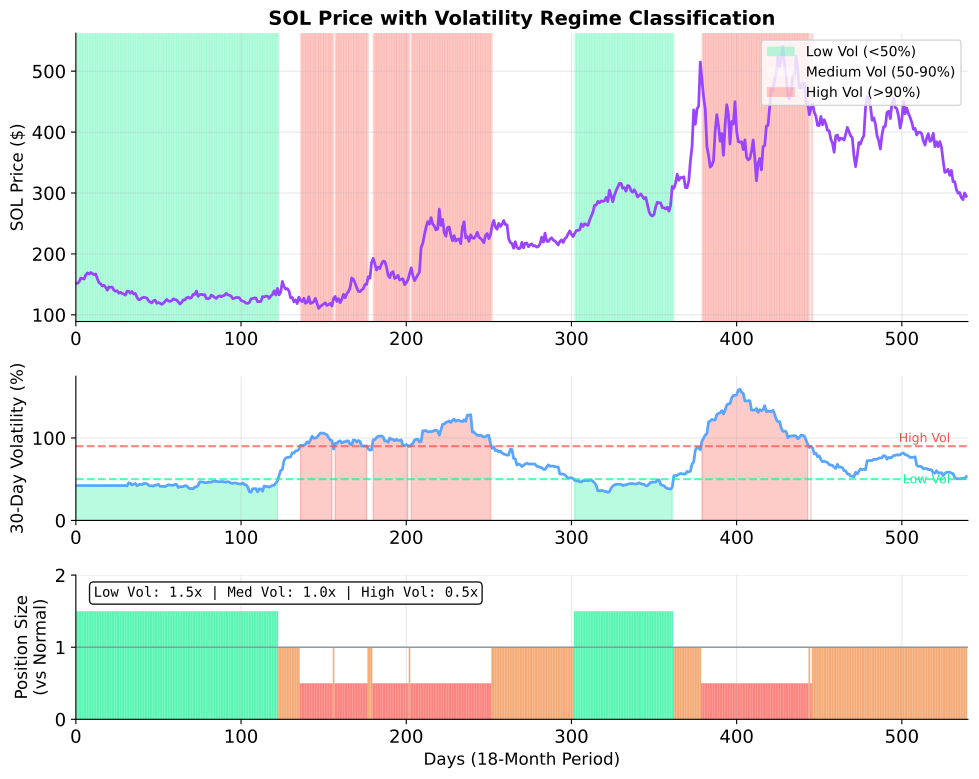

Recreate this plot in Python.
"""
Volatility Regimes Analysis

Shows rolling volatility with regime classification and recommended position sizing.
"""
import matplotlib.pyplot as plt
import numpy as np
from pathlib import Path
import sys
sys.path.insert(0, str(Path(__file__).parent.parent.parent / 'models'))
from utils import CHART_RCPARAMS, COLORS

plt.rcParams.update(CHART_RCPARAMS)

np.random.seed(42)

# Generate 18 months of synthetic price data
days = 540
dates = np.arange(days)

# Create price with varying volatility regimes
base_price = 150
returns = np.zeros(days)

# Different volatility regimes
returns[0:120] = np.random.normal(0.001, 0.025, 120)     # Low vol
returns[120:240] = np.random.normal(0.0005, 0.055, 120)  # High vol
returns[240:360] = np.random.normal(0.001, 0.03, 120)    # Medium vol
returns[360:420] = np.random.normal(-0.002, 0.07, 60)    # Crisis vol
returns[420:540] = np.random.normal(0.002, 0.035, 120)   # Recovery vol

prices = base_price * np.exp(np.cumsum(returns))

# Calculate 30-day rolling volatility (annualized)
window = 30
rolling_vol = np.zeros(days)
for i in range(window, days):
    rolling_vol[i] = np.std(returns[i-window:i]) * np.sqrt(365) * 100

rolling_vol[:window] = rolling_vol[window]

# Define regime thresholds
low_vol_threshold = 50
high_vol_threshold = 90

# Classify regimes
regime = np.zeros(days, dtype=int)  # 0=low, 1=medium, 2=high
regime[rolling_vol < low_vol_threshold] = 0
regime[(rolling_vol >= low_vol_threshold) & (rolling_vol < high_vol_threshold)] = 1
regime[rolling_vol >= high_vol_threshold] = 2

# Position sizing based on regime
position_size = np.where(regime == 0, 1.5, np.where(regime == 1, 1.0, 0.5))

fig, (ax1, ax2, ax3) = plt.subplots(3, 1, figsize=(10, 8),
                                     gridspec_kw={'height_ratios': [2, 1, 1]})

# Price chart with regime coloring
ax1.plot(dates, prices, color=COLORS['SOL_PURPLE'], linewidth=2)
# Color background by regime
for i in range(len(dates) - 1):
    if regime[i] == 0:
        ax1.axvspan(dates[i], dates[i+1], alpha=0.15, color=COLORS['SOL_GREEN'])
    elif regime[i] == 2:
        ax1.axvspan(dates[i], dates[i+1], alpha=0.15, color=COLORS['ERROR_RED'])

ax1.set_ylabel('SOL Price ($)', fontsize=12)
ax1.set_title('SOL Price with Volatility Regime Classification', fontsize=14, fontweight='bold')
ax1.grid(True, alpha=0.3)
ax1.set_xlim(0, days)

# Legend for regimes
from matplotlib.patches import Patch
legend_elements = [Patch(facecolor=COLORS['SOL_GREEN'], alpha=0.3, label='Low Vol (<50%)'),
                   Patch(facecolor='white', alpha=0.3, label='Medium Vol (50-90%)'),
                   Patch(facecolor=COLORS['ERROR_RED'], alpha=0.3, label='High Vol (>90%)')]
ax1.legend(handles=legend_elements, loc='upper right', fontsize=10)

# Volatility chart
ax2.plot(dates, rolling_vol, color=COLORS['ACCENT_BLUE'], linewidth=2)
ax2.axhline(y=low_vol_threshold, color=COLORS['SOL_GREEN'], linestyle='--', linewidth=1.5, alpha=0.7)
ax2.axhline(y=high_vol_threshold, color=COLORS['ERROR_RED'], linestyle='--', linewidth=1.5, alpha=0.7)
ax2.fill_between(dates, 0, rolling_vol, where=(rolling_vol < low_vol_threshold),
                 alpha=0.3, color=COLORS['SOL_GREEN'])
ax2.fill_between(dates, 0, rolling_vol, where=(rolling_vol >= high_vol_threshold),
                 alpha=0.3, color=COLORS['ERROR_RED'])
ax2.set_ylabel('30-Day Volatility (%)', fontsize=12)
ax2.text(days * 0.98, low_vol_threshold - 5, 'Low Vol', fontsize=9, ha='right', color=COLORS['SOL_GREEN'])
ax2.text(days * 0.98, high_vol_threshold + 5, 'High Vol', fontsize=9, ha='right', color=COLORS['ERROR_RED'])
ax2.grid(True, alpha=0.3)
ax2.set_xlim(0, days)
ax2.set_ylim(0, max(rolling_vol) * 1.1)

# Position sizing chart
colors_pos = [COLORS['SOL_GREEN'] if p == 1.5 else (COLORS['WARNING_ORANGE'] if p == 1.0 else COLORS['ERROR_RED'])
              for p in position_size]
ax3.bar(dates, position_size, color=colors_pos, width=1, alpha=0.7)
ax3.axhline(y=1.0, color=COLORS['TEXT_SECONDARY'], linestyle='-', linewidth=1)
ax3.set_ylabel('Position Size\n(vs Normal)', fontsize=12)
ax3.set_xlabel('Days (18-Month Period)', fontsize=12)
ax3.set_ylim(0, 2)
ax3.set_xlim(0, days)
ax3.grid(True, alpha=0.3)

# Position size legend
ax3.text(0.02, 0.85, 'Low Vol: 1.5x | Med Vol: 1.0x | High Vol: 0.5x',
        transform=ax3.transAxes, fontsize=10, fontfamily='monospace',
        bbox=dict(boxstyle='round', facecolor='white', alpha=0.9))

plt.tight_layout()
plt.savefig(Path(__file__).parent / 'chart.pdf', dpi=300, bbox_inches='tight')
plt.close()

print("Chart saved: 07c_volatility_regimes/chart.pdf")
